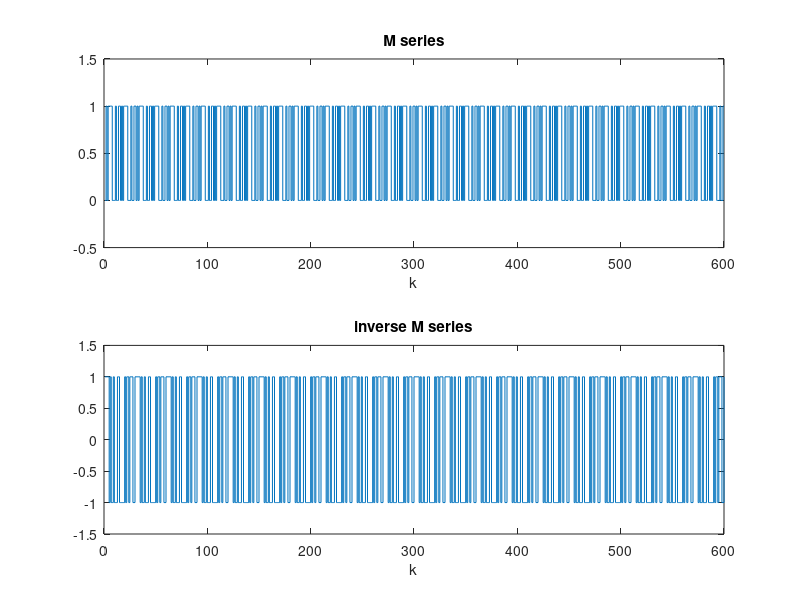

This chart was generated by the following MATLAB code:
% clear all;
% close all;
% signal length
L=600;
%initial value of m series
x1=1;x2=1;x3=0;x4=0;
%square wave signal
S=1;
M=zeros(L,1);
IM=zeros(L,1);
% M series : x(k)=x(k-3) xor x (k-4)
% IM(k) = M(k) xor S(k);
for k=1:L
    M(k) = xor(x3,x4);
    IM(k) = xor(M(k),S);
    if IM(k)==0
        IM(k)=-1;
    end
    x4=x3;x3=x2;x2=x1;x1=M(k);
    S=not(S);
end
subplot(2,1,1)
% plot(M);
stairs(M);
axis([0 L -0.5 1.5]);
xlabel('k');title('M series');
subplot(2,1,2)
% plot(u);
stairs(IM);
xlabel('k');title('inverse M series');
axis([0 L -1.5 1.5]);